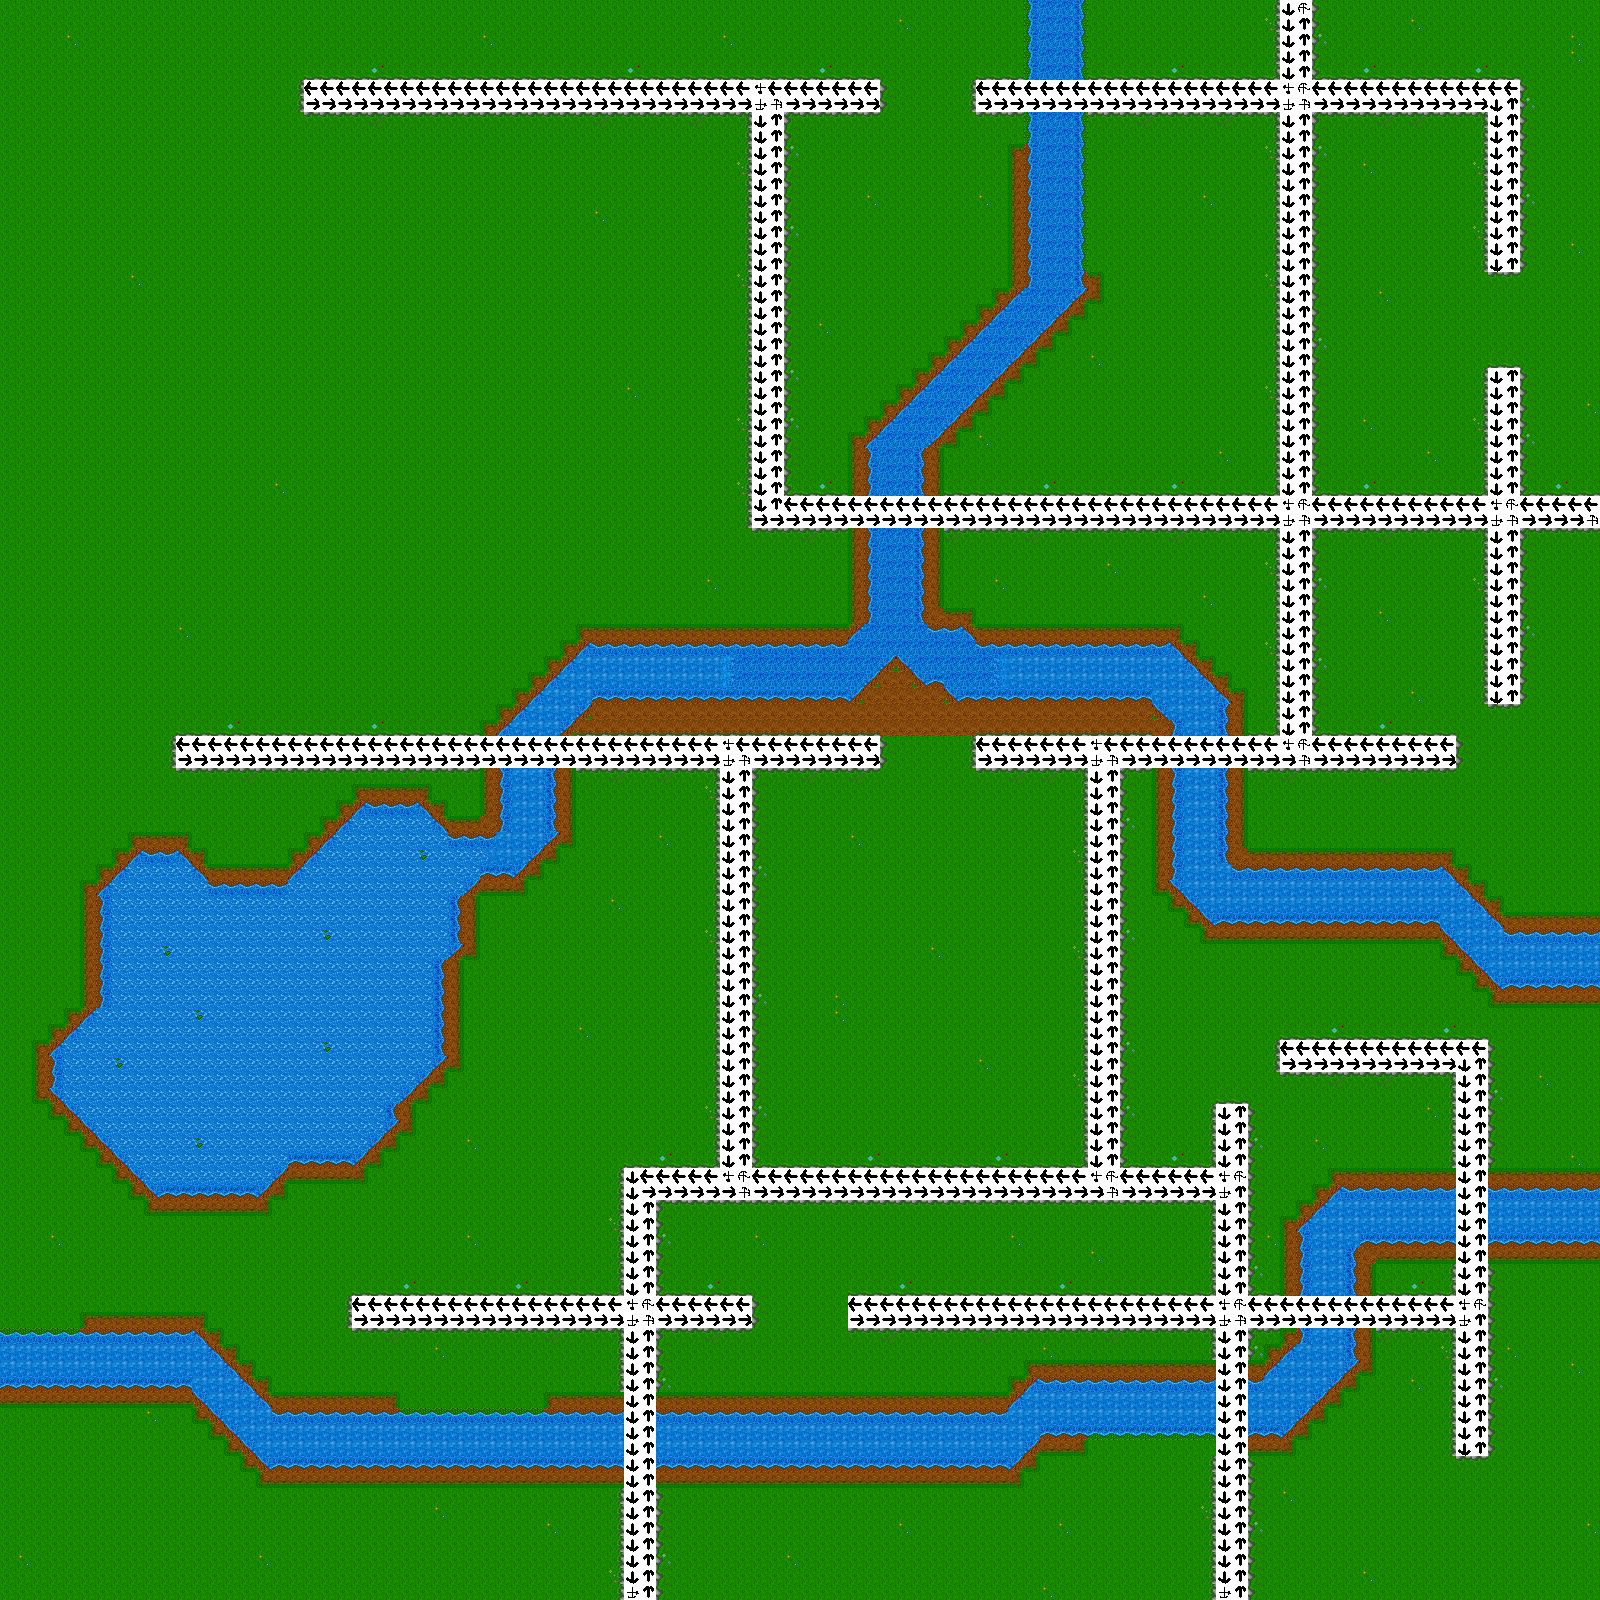

This is a level from a 2D game, rendered from its Tiled map with the project's own tilesets. A one-line summary and the map file follow, with tile-layer data summarised:
An orthogonal 100x100 tile map with 16x16 px tiles, 2 tile layers (Background, Paths), 5 tilesets and 348 objects (2x 0, 2x 1, 2x 2, 2x 3, 2x 4, ...).

<map version="1.0" orientation="orthogonal" width="100" height="100" tilewidth="16" tileheight="16">
 <tileset firstgid="1" name="tilesetnew" tilewidth="16" tileheight="16">
  <image source="tilesetnew.png" width="192" height="160" />
 </tileset>
 <tileset firstgid="121" name="drogi" tilewidth="16" tileheight="16">
  <image source="drogi.png" width="128" height="16" />
 </tileset>
 <tileset firstgid="129" name="tree1" tilewidth="32" tileheight="48">
  <image source="assets/tree1.png" width="32" height="48" />
 </tileset>
 <tileset firstgid="130" name="tree2" tilewidth="48" tileheight="48">
  <image source="assets/tree2.png" width="48" height="48" />
 </tileset>
 <tileset firstgid="131" name="bush1" tilewidth="24" tileheight="8">
  <image source="assets/bush1.png" width="24" height="8" />
 </tileset>
 <layer name="Background" width="100" height="100">
  <data>[10000 cells, 10000 non-empty, 46 distinct tile ids]</data>
 </layer>
 <layer name="Paths" width="100" height="100">
  <data>[10000 cells, 1062 non-empty, 8 distinct tile ids]</data>
 </layer>
 <objectgroup name="Towns" width="100" height="100">
  <object x="208" y="48" width="96" height="96" />
  <object x="880" y="48" width="96" height="96" />
  <object x="1456" y="272" width="96" height="96" />
  <object x="1456" y="704" width="96" height="96" />
  <object x="880" y="704" width="96" height="96" />
  <object x="1184" y="1008" width="96" height="96" />
  <object x="752" y="1264" width="96" height="96" />
  <object x="256" y="1264" width="96" height="96" />
  <object x="1424" y="1456" width="96" height="96" />
  <object x="80" y="704" width="96" height="96" />
 </objectgroup>
 <objectgroup color="#a40000" name="GraphPoints" width="100" height="100">
  <object name="0" x="272" y="80" width="32" height="32" />
  <object name="1" x="752" y="80" width="32" height="32" />
  <object name="2" x="880" y="80" width="32" height="32" />
  <object name="3" x="944" y="80" width="32" height="32" />
  <object name="4" x="752" y="496" width="32" height="32" />
  <object name="5" x="1280" y="80" width="32" height="32" />
  <object name="6" x="1488" y="80" width="32" height="32" />
  <object name="7" x="1488" y="272" width="32" height="32" />
  <object name="8" x="1280" y="496" width="32" height="32" />
  <object name="9" x="1488" y="496" width="32" height="32" />
  <object name="10" x="1488" y="336" width="32" height="32" />
  <object name="11" x="1488" y="704" width="32" height="32" />
  <object name="12" x="1456" y="736" width="32" height="32" />
  <object name="13" x="1280" y="736" width="32" height="32" />
  <object name="14" x="1088" y="736" width="32" height="32" />
  <object name="15" x="944" y="736" width="32" height="32" />
  <object name="16" x="880" y="736" width="32" height="32" />
  <object name="17" x="720" y="736" width="32" height="32" />
  <object name="18" x="144" y="736" width="32" height="32" />
  <object name="19" x="720" y="1168" width="32" height="32" />
  <object name="20" x="624" y="1168" width="32" height="32" />
  <object name="21" x="624" y="1296" width="32" height="32" />
  <object name="22" x="320" y="1296" width="32" height="32" />
  <object name="23" x="752" y="1296" width="32" height="32" />
  <object name="24" x="816" y="1296" width="32" height="32" />
  <object name="25" x="1216" y="1296" width="32" height="32" />
  <object name="26" x="1216" y="1168" width="32" height="32" />
  <object name="27" x="1088" y="1168" width="32" height="32" />
  <object name="28" x="1216" y="1072" width="32" height="32" />
  <object name="29" x="1248" y="1040" width="32" height="32" />
  <object name="30" x="1456" y="1040" width="32" height="32" />
  <object name="31" x="1456" y="1296" width="32" height="32" />
  <object name="32" x="1456" y="1456" width="32" height="32" />
  <object name="33" x="1216" y="1568" width="32" height="32" />
  <object name="34" x="624" y="1568" width="32" height="32" />
  <object name="35" x="1568" y="496" width="32" height="32" />
  <object name="36" x="1280" y="0" width="32" height="32" />
 </objectgroup>
 <objectgroup color="#0794ff" name="Crossroads" width="100" height="100">
  <object name="0" x="752" y="80" width="32" height="32" />
  <object name="1" x="1280" y="80" width="32" height="32" />
  <object name="2" x="1280" y="496" width="32" height="32" />
  <object name="3" x="1488" y="496" width="32" height="32" />
  <object name="4" x="1280" y="736" width="32" height="32" />
  <object name="5" x="1088" y="736" width="32" height="32" />
  <object name="6" x="720" y="736" width="32" height="32" />
  <object name="7" x="720" y="1168" width="32" height="32" />
  <object name="8" x="624" y="1296" width="32" height="32" />
  <object name="9" x="1088" y="1168" width="32" height="32" />
  <object name="10" x="1216" y="1168" width="32" height="32" />
  <object name="11" x="1216" y="1296" width="32" height="32" />
  <object name="12" x="1456" y="1296" width="32" height="32" />
  <object name="13" x="1280" y="0" width="32" height="32" />
  <object name="14" x="1568" y="496" width="32" height="32" />
  <object name="15" x="1216" y="1568" width="32" height="32" />
  <object name="16" x="624" y="1568" width="32" height="32" />
 </objectgroup>
 <objectgroup name="Objects" width="100" height="100">
  <object gid="129" x="64" y="272" />
  <object gid="129" x="128" y="208" />
  <object gid="129" x="256" y="224" />
  <object gid="129" x="464" y="240" />
  <object gid="129" x="560" y="208" />
  <object gid="129" x="672" y="304" />
  <object gid="129" x="624" y="512" />
  <object gid="129" x="544" y="368" />
  <object gid="129" x="512" y="304" />
  <object gid="129" x="512" y="528" />
  <object gid="129" x="320" y="384" />
  <object gid="129" x="144" y="336" />
  <object gid="129" x="64" y="496" />
  <object gid="129" x="160" y="592" />
  <object gid="129" x="256" y="432" />
  <object gid="129" x="256" y="304" />
  <object gid="129" x="400" y="336" />
  <object gid="129" x="432" y="448" />
  <object gid="129" x="352" y="560" />
  <object gid="129" x="16" y="144" />
  <object gid="129" x="944" y="224" />
  <object gid="129" x="880" y="304" />
  <object gid="129" x="816" y="416" />
  <object gid="129" x="1136" y="192" />
  <object gid="129" x="1216" y="304" />
  <object gid="129" x="1168" y="384" />
  <object gid="129" x="1024" y="480" />
  <object gid="129" x="1392" y="176" />
  <object gid="129" x="1376" y="288" />
  <object gid="129" x="1376" y="448" />
  <object gid="129" x="1552" y="144" />
  <object gid="129" x="1568" y="320" />
  <object gid="129" x="1536" y="464" />
  <object gid="129" x="1536" y="624" />
  <object gid="129" x="1360" y="640" />
  <object gid="129" x="1424" y="576" />
  <object gid="129" x="992" y="592" />
  <object gid="129" x="1168" y="592" />
  <object gid="129" x="1552" y="880" />
  <object gid="129" x="1328" y="832" />
  <object gid="129" x="816" y="896" />
  <object gid="129" x="992" y="896" />
  <object gid="129" x="864" y="1088" />
  <object gid="129" x="592" y="816" />
  <object gid="129" x="560" y="896" />
  <object gid="129" x="656" y="896" />
  <object gid="129" x="544" y="976" />
  <object gid="129" x="480" y="1024" />
  <object gid="129" x="448" y="1136" />
  <object gid="129" x="416" y="1216" />
  <object gid="129" x="560" y="1040" />
  <object gid="129" x="528" y="1200" />
  <object gid="129" x="320" y="1248" />
  <object gid="129" x="160" y="1280" />
  <object gid="129" x="16" y="1216" />
  <object gid="129" x="0" y="1040" />
  <object gid="129" x="32" y="944" />
  <object gid="129" x="48" y="848" />
  <object gid="129" x="208" y="832" />
  <object gid="129" x="288" y="832" />
  <object gid="129" x="32" y="1472" />
  <object gid="129" x="176" y="1488" />
  <object gid="129" x="64" y="1552" />
  </objectgroup>
</map>
<!-- 221 of 348 objects omitted -->